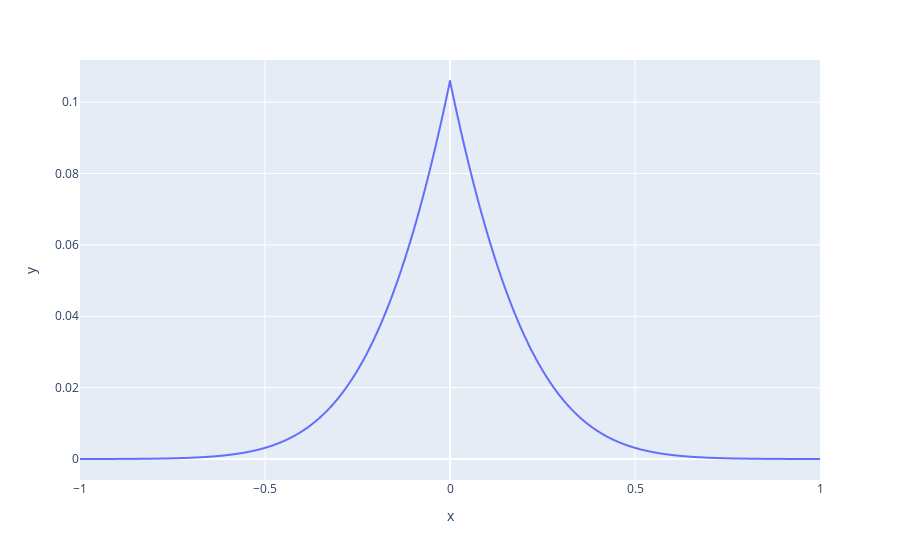

Notebook cell for this chart:
### Code cell
f = 1
for i in range(10000):
    newys[1:-1] += f*jacobi_iterate(np.arange(1, M - 1), newys)
fig = px.line(x=xs, y=newys)
# fig.add_scatter(x=xs, y=0.1*np.minimum(1/(10*xs)**2, 1))
fig

### Figure 1 — Plotly figure (JSON) as saved in the notebook; plotly's stock layout.template omitted (floating-point values rounded to 4 significant figures; data arrays with more than 128 entries replaced by an {"elided": "..."} marker saying what was removed)
{"data": [{"hovertemplate": "x=%{x}<br>y=%{y}<extra></extra>", "legendgroup": "", "line": {"color": "#636efa", "dash": "solid"}, "marker": {"symbol": "circle"}, "mode": "lines", "name": "", "showlegend": false, "type": "scattergl", "x": {"elided": "2001 float values"}, "xaxis": "x", "y": {"elided": "2001 float values"}, "yaxis": "y"}], "layout": {"legend": {"tracegroupgap": 0}, "margin": {"t": 60}, "xaxis": {"anchor": "y", "domain": [0, 1], "title": {"text": "x"}}, "yaxis": {"anchor": "x", "domain": [0, 1], "title": {"text": "y"}}}}
